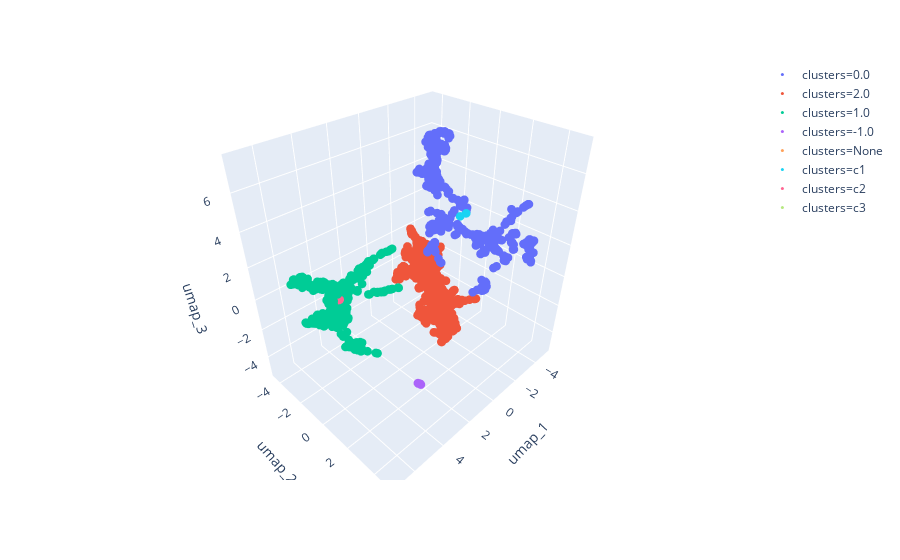

Source (notebook cell):
### Code cell
fig = px.scatter_3d(df, x='umap_1', y='umap_2', z='umap_3', color='clusters')
fig.update_traces(marker=dict(size=3))
fig.show()

### Figure 1 — Plotly figure (JSON) as saved in the notebook; plotly's stock layout.template omitted (floating-point values rounded to 4 significant figures; data arrays with more than 128 entries replaced by an {"elided": "..."} marker saying what was removed)
{"data": [{"hoverlabel": {"namelength": 0}, "hovertemplate": "clusters=0.0<br>umap_1=%{x}<br>umap_2=%{y}<br>umap_3=%{z}", "legendgroup": "clusters=0.0", "marker": {"color": "#636efa", "size": 3, "symbol": "circle"}, "mode": "markers", "name": "clusters=0.0", "scene": "scene", "showlegend": true, "type": "scatter3d", "x": {"elided": "699 float values"}, "y": {"elided": "699 float values"}, "z": {"elided": "699 float values"}}, {"hoverlabel": {"namelength": 0}, "hovertemplate": "clusters=2.0<br>umap_1=%{x}<br>umap_2=%{y}<br>umap_3=%{z}", "legendgroup": "clusters=2.0", "marker": {"color": "#EF553B", "size": 3, "symbol": "circle"}, "mode": "markers", "name": "clusters=2.0", "scene": "scene", "showlegend": true, "type": "scatter3d", "x": {"elided": "934 float values"}, "y": {"elided": "934 float values"}, "z": {"elided": "934 float values"}}, {"hoverlabel": {"namelength": 0}, "hovertemplate": "clusters=1.0<br>umap_1=%{x}<br>umap_2=%{y}<br>umap_3=%{z}", "legendgroup": "clusters=1.0", "marker": {"color": "#00cc96", "size": 3, "symbol": "circle"}, "mode": "markers", "name": "clusters=1.0", "scene": "scene", "showlegend": true, "type": "scatter3d", "x": {"elided": "575 float values"}, "y": {"elided": "575 float values"}, "z": {"elided": "575 float values"}}, {"hoverlabel": {"namelength": 0}, "hovertemplate": "clusters=-1.0<br>umap_1=%{x}<br>umap_2=%{y}<br>umap_3=%{z}", "legendgroup": "clusters=-1.0", "marker": {"color": "#ab63fa", "size": 3, "symbol": "circle"}, "mode": "markers", "name": "clusters=-1.0", "scene": "scene", "showlegend": true, "type": "scatter3d", "x": [5.313, 5.317, 5.346, 5.317, 5.316, 5.299, 5.378, 5.308, 5.331, 5.376, 5.316, 5.43, 5.395, 5.358, 5.436, 5.316, 5.398], "y": [4.888, 4.89, 4.902, 4.888, 4.885, 4.861, 4.9, 4.89, 4.916, 4.891, 4.833, 4.837, 4.85, 4.874, 4.865, 4.891, 4.883], "z": [-0.2994, -0.2937, -0.2606, -0.2905, -0.2929, -0.3032, -0.2263, -0.3041, -0.2759, -0.2272, -0.2914, -0.1724, -0.2104, -0.2286, -0.1675, -0.2944, -0.2039]}, {"hoverlabel": {"namelength": 0}, "hovertemplate": "clusters=None<br>umap_1=%{x}<br>umap_2=%{y}<br>umap_3=%{z}", "legendgroup": "clusters=None", "marker": {"color": "#FFA15A", "size": 3, "symbol": "circle"}, "mode": "markers", "name": "clusters=None", "scene": "scene", "showlegend": true, "type": "scatter3d", "x": [5.331, 5.35], "y": [4.888, 4.879], "z": [-0.2759, -0.2554]}, {"hoverlabel": {"namelength": 0}, "hovertemplate": "clusters=c1<br>umap_1=%{x}<br>umap_2=%{y}<br>umap_3=%{z}", "legendgroup": "clusters=c1", "marker": {"color": "#19d3f3", "size": 3, "symbol": "circle"}, "mode": "markers", "name": "clusters=c1", "scene": "scene", "showlegend": true, "type": "scatter3d", "x": [-1.6, -1.735], "y": [0.868, 1.133], "z": [3.504, 3.726]}, {"hoverlabel": {"namelength": 0}, "hovertemplate": "clusters=c2<br>umap_1=%{x}<br>umap_2=%{y}<br>umap_3=%{z}", "legendgroup": "clusters=c2", "marker": {"color": "#FF6692", "size": 3, "symbol": "circle"}, "mode": "markers", "name": "clusters=c2", "scene": "scene", "showlegend": true, "type": "scatter3d", "x": [4.977, 4.766], "y": [-1.198, -1.224], "z": [0.4674, 0.536]}, {"hoverlabel": {"namelength": 0}, "hovertemplate": "clusters=c3<br>umap_1=%{x}<br>umap_2=%{y}<br>umap_3=%{z}", "legendgroup": "clusters=c3", "marker": {"color": "#B6E880", "size": 3, "symbol": "circle"}, "mode": "markers", "name": "clusters=c3", "scene": "scene", "showlegend": true, "type": "scatter3d", "x": [-2.009, -1.999], "y": [-1.292, -1.348], "z": [-2.307, -2.243]}], "layout": {"legend": {"tracegroupgap": 0}, "margin": {"t": 60}, "scene": {"domain": {"x": [0, 1], "y": [0, 1]}, "xaxis": {"title": {"text": "umap_1"}}, "yaxis": {"title": {"text": "umap_2"}}, "zaxis": {"title": {"text": "umap_3"}}}}}
